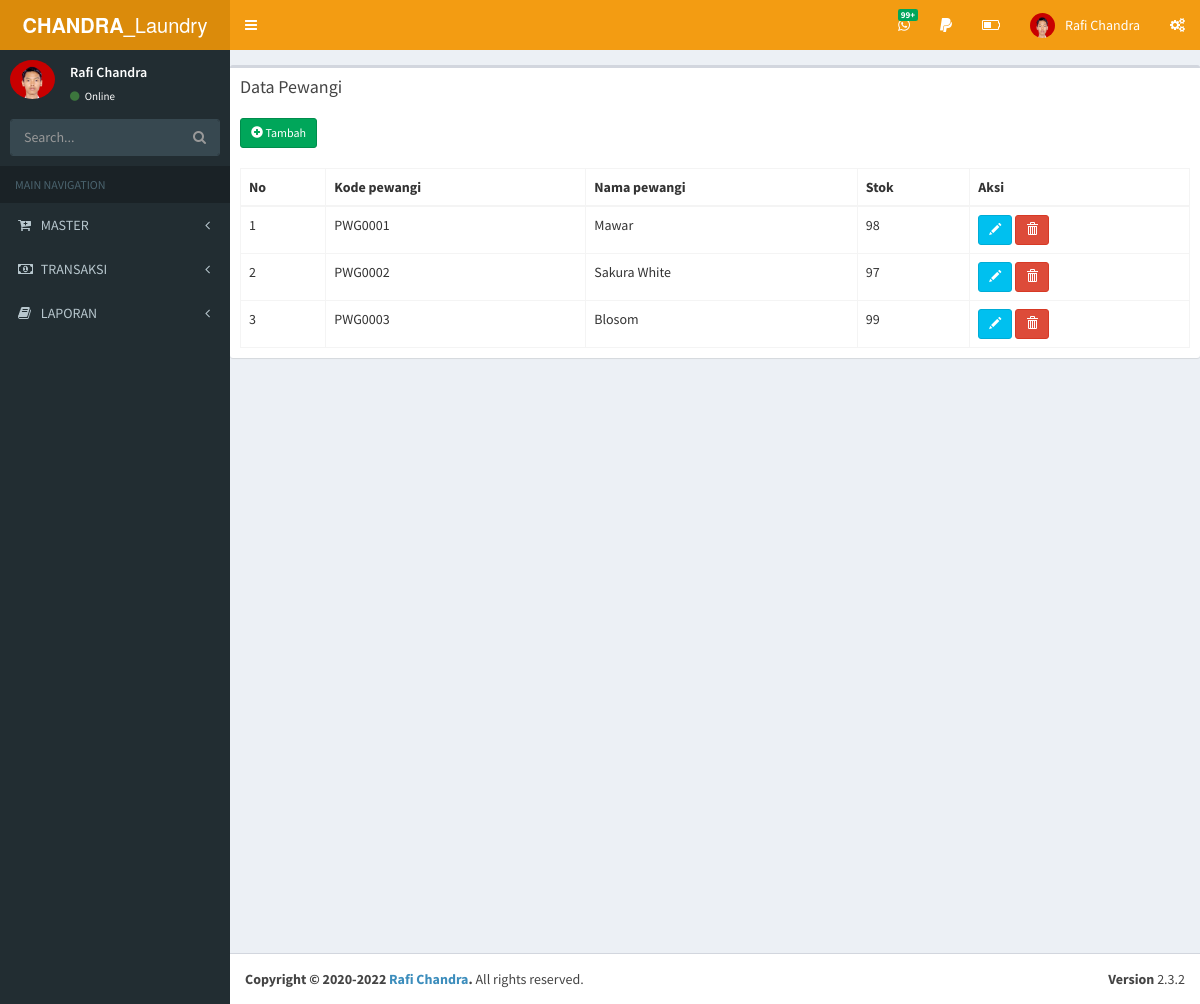
/beranda/beranda.php?p=datapewangi, run on the app's committed database.
### tables this page shows
CREATE TABLE `pewangi` (
  `kdpewangi` char(10) NOT NULL,
  `namapewangi` varchar(30) DEFAULT NULL,
  `stok` int(11) DEFAULT NULL,
  PRIMARY KEY (`kdpewangi`)
);

### beranda/data/datapewangi.php (the view, shortened to what this page needs)
<div class="col-xs-12">
<div class="box">
 <div class="box-header">
    <h3 class="box-title">Data Pewangi</h3>
 </div>
    <div class="box-body">
        <table id="judul" class="table table-bordered table-striped">
        <thead>
 <?php
    $sql_view = mysql_query("SELECT * FROM pewangi ORDER BY kdpewangi ASC");
 ?>
 <a href="beranda.php?p=formtambahpewangi" class="btn btn-success btn-sm btnTambah"><i class="glyphicon glyphicon-plus-sign"></i> Tambah</a>
    <br /><br />
    <table id="datapewangi" name="datapewangi" class="table table-bordered table-hover">
 <thead>
    <tr>
        <th>No</th>
        <th>Kode pewangi</th>
        <th>Nama pewangi</th>
        <th>Stok</th>
        <th>Aksi</th>
    </tr>
 </thead>
 <tbody>
    <?php
        $nomor = 1;
        while ($data = mysql_fetch_array($sql_view)) {
    ?>
 <tr>
    <td><?php echo $nomor ?></td>
    <td><?php echo $data['kdpewangi'] ?></td>
    <td><?php echo $data['namapewangi'] ?></td>
    <td><?php echo $data['stok'] ?></td>
    <td>
    <a href="beranda.php?p=formeditpewangi&kdpewangi=<?php echo $data['kdpewangi'] ?>" class="btn btn-info btn-sm"><i class="glyphicon glyphicon-pencil"></i></a>
    <a href="beranda.php?p=proseshapuspewangi&kdpewangi=<?php echo $data['kdpewangi'] ?>" onclick="pesan = confirm('Yakin data di hapus?');
    if (pesan) return true; else return false;" class="btn btn-danger btn-sm"><span class="glyphicon glyphicon-trash" aria-hidden="true"></span></a>
    </td>
 </tr>
 <?php
 $nomor++;
    }
 ?>
 </tbody>
 </table>
 </div>
 </div>
</div>

### data on the page
pewangi: kdpewangi "PWG0001", namapewangi "Mawar", stok "98"
pewangi: kdpewangi "PWG0002", namapewangi "Sakura White", stok "97"
pewangi: kdpewangi "PWG0003", namapewangi "Blosom", stok "99"
